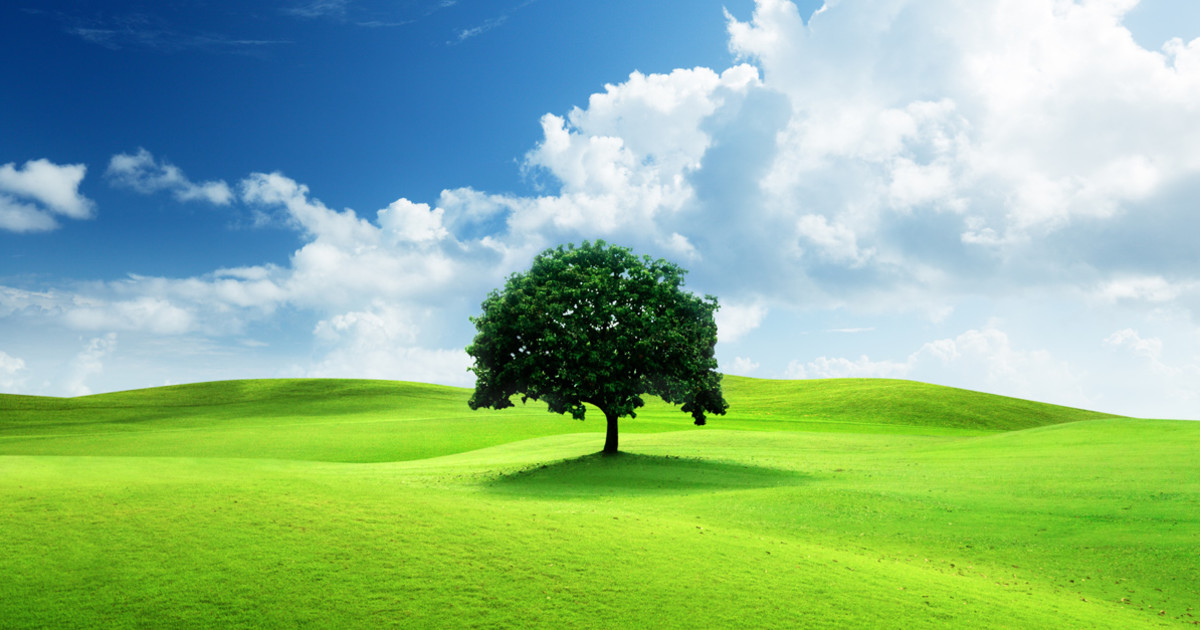
#> input picture computer_vision/test_img/free-nature-images.jpg, 1200 x 630 px
$ python image_processing.py
#> lines starting #> are read from the running program, lines starting #| are printed output that depends on the picture; after the words box and inside, x2 and y2 are one past the last pixel; in counts of white or black regions, pixels touching at a corner belong together
#Install OPENCV FIRST

import cv2
import matplotlib.pyplot as plt
import numpy as np

# [72 lines of commented-out code are left out]

img = cv2.imread('./test_img/free-nature-images.jpg')
#> img is the input picture: shape (630, 1200, 3); mean B, G, R 139.7, 183.3, 139.6

gray = cv2.cvtColor(img, cv2.COLOR_BGR2GRAY)
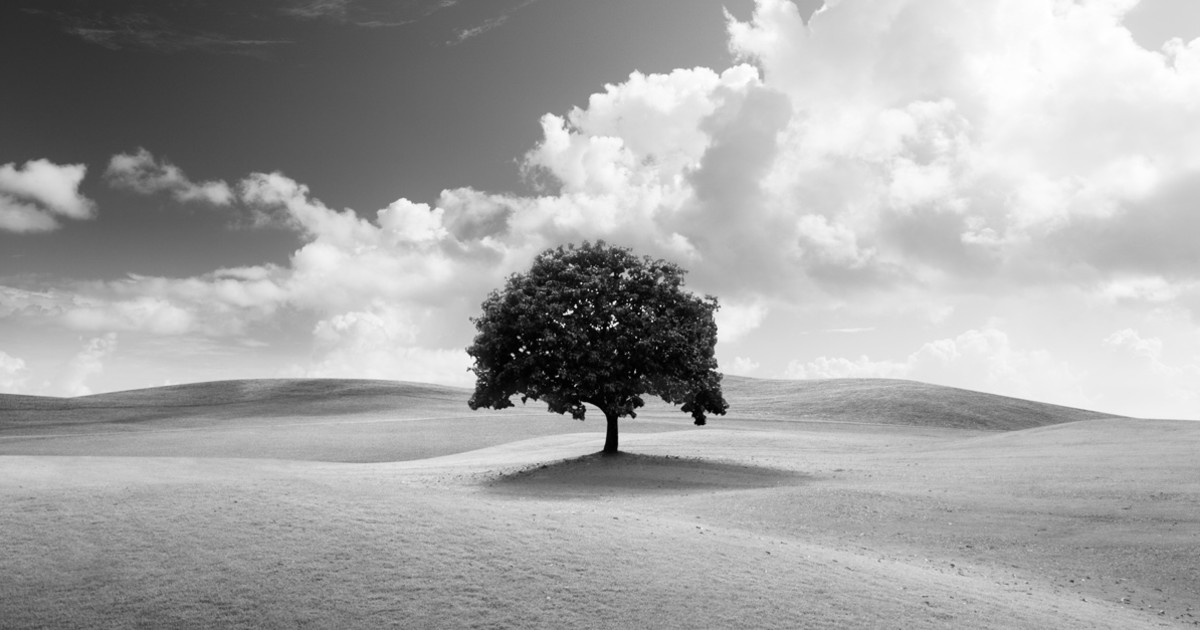
#> gray: shape (630, 1200); min 0, max 255, mean 165.3

threshold, thresh = cv2.threshold(gray, 150, 255, cv2.THRESH_BINARY)
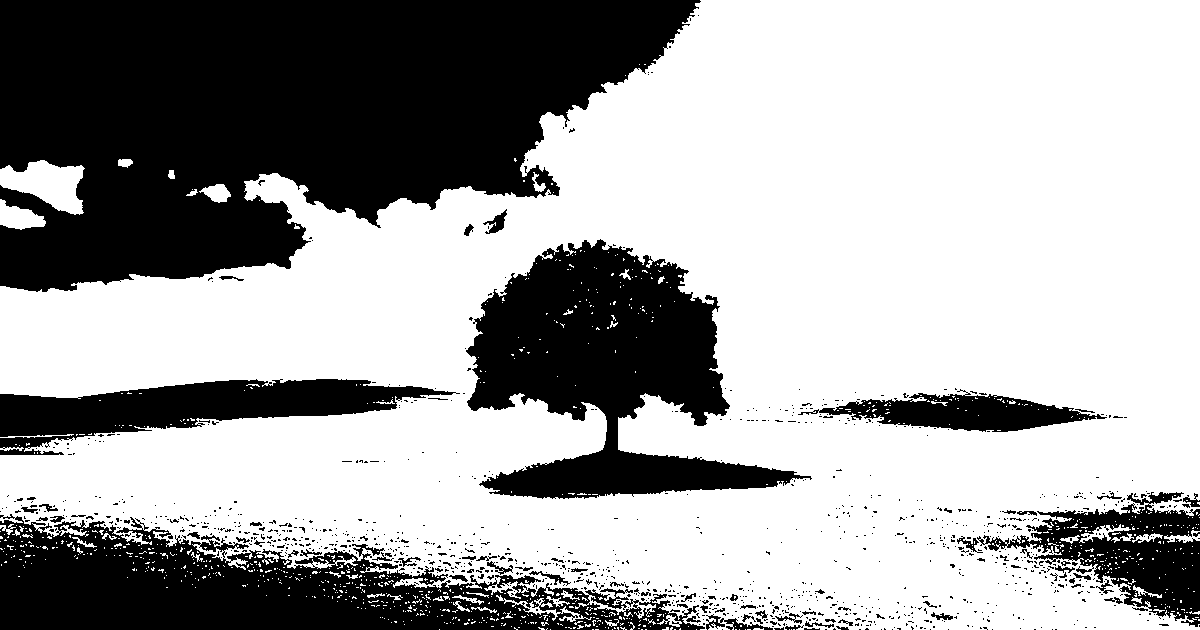
#> thresh: shape (630, 1200); 64.9% white; 1112 black regions (1031 under 20 px), largest, box (x1, y1, x2, y2) and area: (0, 0, 701, 292) 138013, (466, 239, 812, 499) 43912, (0, 514, 705, 630) 42260
cv2.imshow("threshold image", thresh)

threshold, thresh_inv = cv2.threshold(gray, 150, 255, cv2.THRESH_BINARY_INV)
cv2.imshow("inversed thresh image", thresh_inv)

#adeptive thresholding
adaptive_thresh = cv2.adaptiveThreshold(gray, 255, cv2.ADAPTIVE_THRESH_MEAN_C, cv2.THRESH_BINARY, 13, 5)
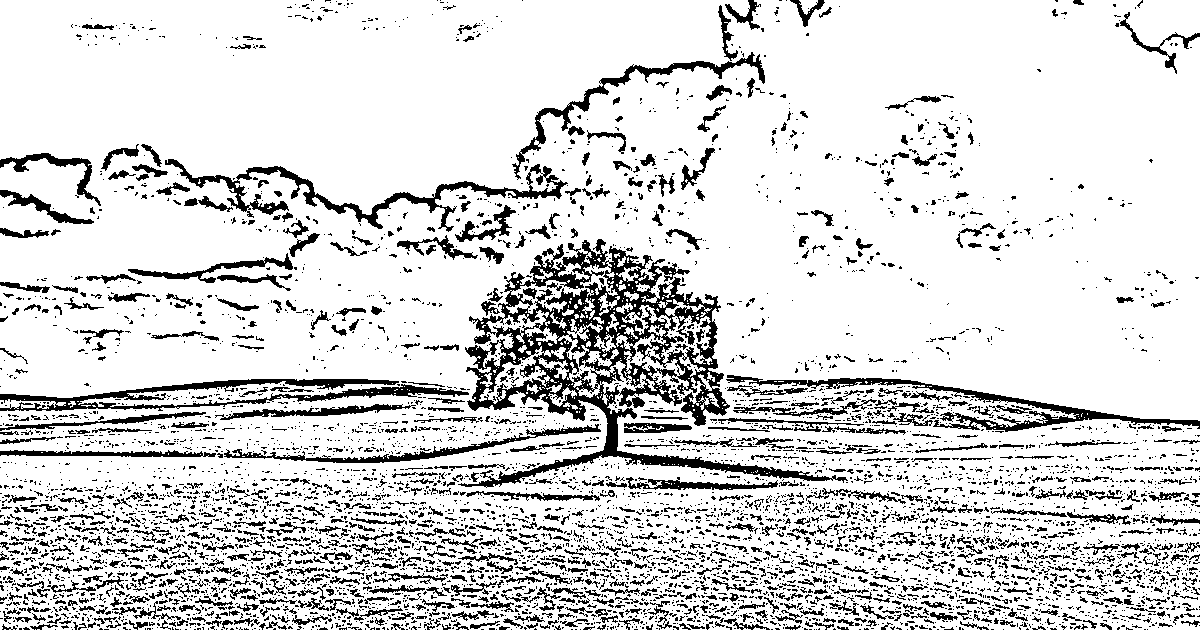
#> adaptive_thresh: shape (630, 1200); 84.3% white; 6133 black regions (5191 under 20 px), largest, box (x1, y1, x2, y2) and area: (458, 239, 848, 488) 21772, (0, 379, 469, 411) 4417, (165, 159, 568, 232) 4052
cv2.imshow("adaptive threshold img", adaptive_thresh)


adaptive_thresh_inv = cv2.adaptiveThreshold(gray, 255, cv2.ADAPTIVE_THRESH_MEAN_C, cv2.THRESH_BINARY_INV, 13, 5)
cv2.imshow("adaptive threshold img inverse", adaptive_thresh_inv)
cv2.waitKey(0)
